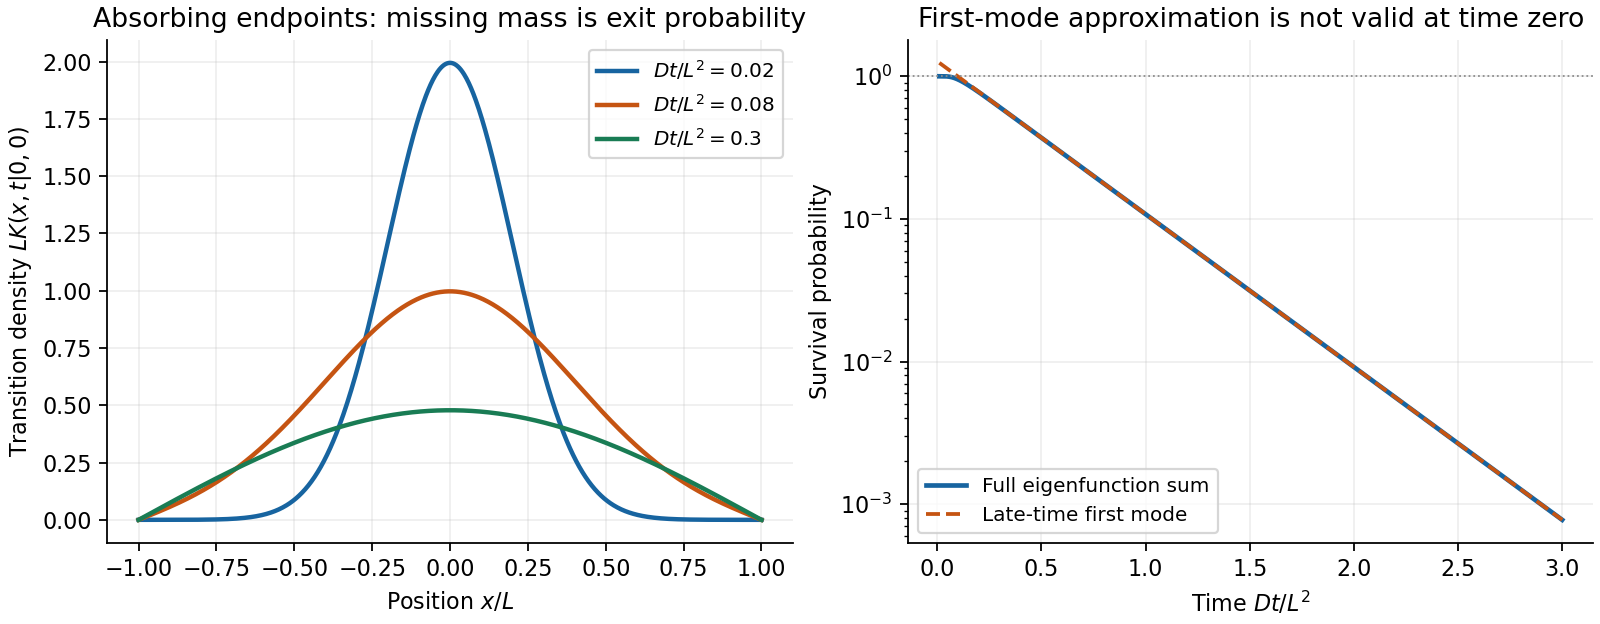

Reproduce this figure in Python.
"""Original absorbing diffusion plots; Python 3.14, numpy, matplotlib."""

import matplotlib

matplotlib.use("Agg")
import matplotlib.pyplot as plt
import numpy as np


x = np.linspace(-1, 1, 801)
odd = 2*np.arange(200)+1
fig, axes = plt.subplots(1, 2, figsize=(10, 3.9), constrained_layout=True,
                         facecolor="white")
for tau, color in [(.02, "#1764a0"), (.08, "#c55412"), (.3, "#197c54")]:
    kernel = np.sum(np.cos(odd[:, None]*np.pi*x[None, :]/2)
                    *np.exp(-odd[:, None]**2*np.pi**2*tau/4), axis=0)
    axes[0].plot(x, kernel, lw=2, color=color,
                 label=rf"$Dt/L^2={tau}$")
axes[0].set(xlabel=r"Position $x/L$", ylabel=r"Transition density $LK(x,t|0,0)$",
            title="Absorbing endpoints: missing mass is exit probability")
axes[0].legend(fontsize=9)
t = np.geomspace(.01, 3, 700)
u = np.pi**2*t/4
survival = 4/np.pi*np.sum(
    ((-1.)**np.arange(200)/odd)[:, None]*np.exp(-odd[:, None]**2*u), axis=0)
asymptote = 4/np.pi*np.exp(-u)
axes[1].semilogy(t, survival, lw=2.1, color="#1764a0", label="Full eigenfunction sum")
axes[1].semilogy(t, asymptote, lw=1.7, ls="--", color="#c55412",
                 label="Late-time first mode")
axes[1].axhline(1, color=".55", ls=":", lw=.8)
axes[1].set(xlabel=r"Time $Dt/L^2$", ylabel="Survival probability",
            title="First-mode approximation is not valid at time zero")
axes[1].legend(fontsize=9)
for ax in axes:
    ax.grid(alpha=.2)
    ax.spines[["top", "right"]].set_visible(False)
fig.savefig("paper-1-killed-diffusion.png", dpi=160, facecolor="white")
plt.close(fig)
